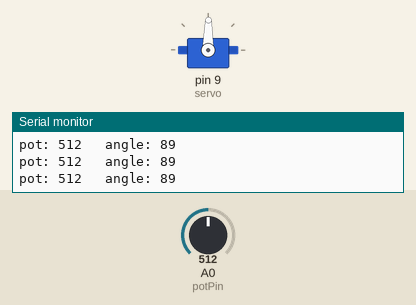
Bench run of a sketch on a simulated Arduino Uno, built with avr-gcc and run on an emulated ATmega328P. Shown: servo, the last lines printed to the serial monitor. Inputs (shaded band) come from the test bench; at power-on: A0 (potPin) = 512.

Above: at 1.2 s.
1.3 s: A0 (potPin) set to 560
At 1.7 s:
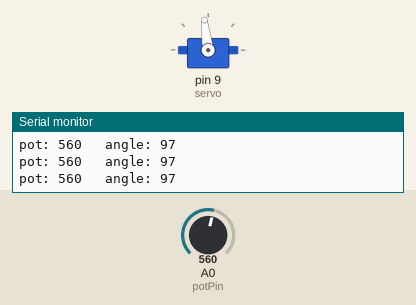
2.8 s: A0 (potPin) set to 578
At 3.2 s:
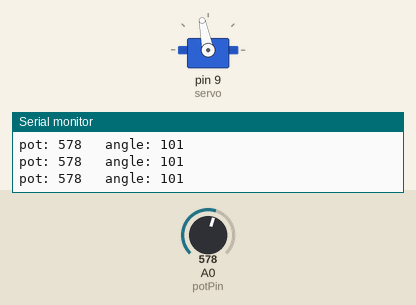
4.3 s: A0 (potPin) set to 306
At 4.6 s:
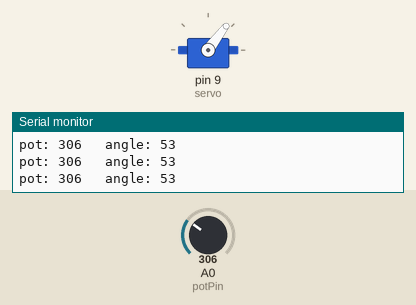
5.8 s: A0 (potPin) set to 108
At 6.5 s:
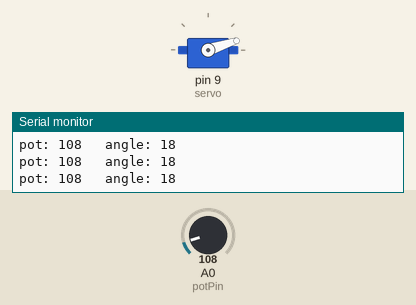
7.3 s: A0 (potPin) set to 92
At 7.8 s:
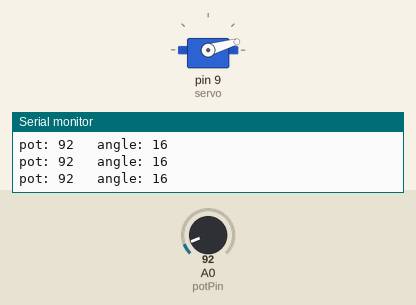
10.3 s: A0 (potPin) set to 122
At 11.2 s:
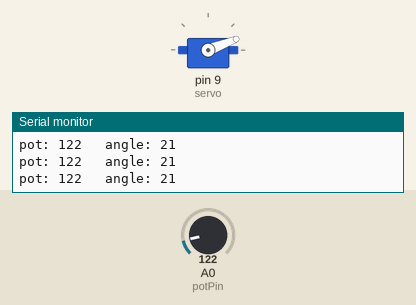
Timing chart, 0 to 12.8 s (numbered marks = the images above; inputs shaded):
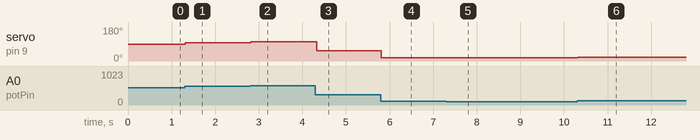

The sketch:

Servo.ino
```cpp
#include<Servo.h>

Servo servo;

int const potPin = A0;
int potVal;
int angle;

void setup()
{
servo.attach(9);
Serial.begin(9600);
}

void loop()
{
potVal = analogRead(potPin);
Serial.print("\npot: ");
Serial.print(potVal);
angle = map(potVal,0,1023,0,179);

Serial.print("   angle: ");
Serial.print(angle);
servo.write(angle);
delay(15);
}
```

Measured:
- after the input at 1.3 s, servo on pin 9 (servo): 89° → 97° at once
- after the input at 2.8 s, servo on pin 9 (servo): 97° → 101° at once
- after the input at 4.3 s, servo on pin 9 (servo): 101° → 53° at once
- after the input at 5.8 s, servo on pin 9 (servo): 53° → 18° at once
- after the input at 7.3 s, servo on pin 9 (servo): 18° → 16° at once
- after the input at 10.3 s, servo on pin 9 (servo): 16° → 21° at once
